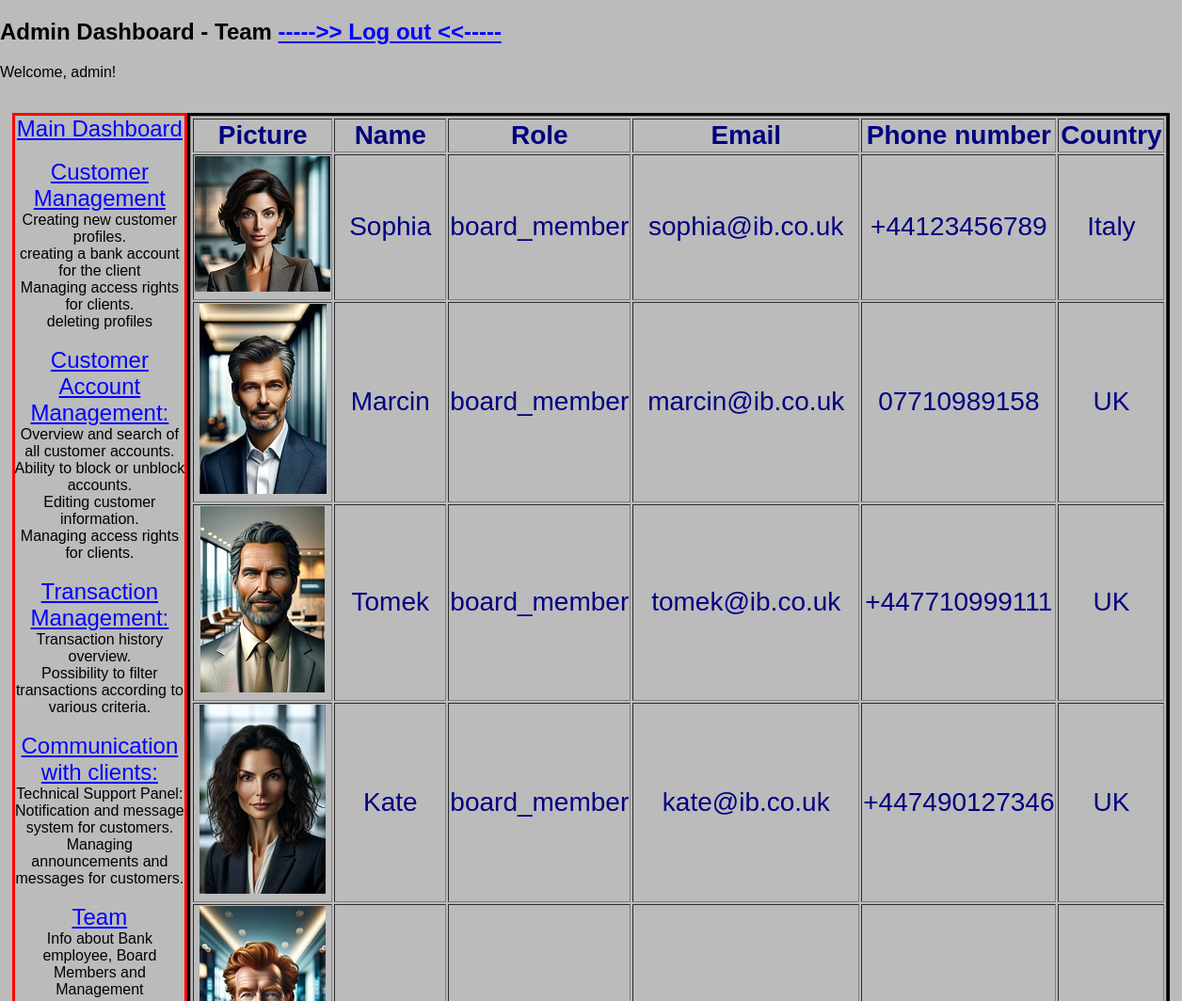
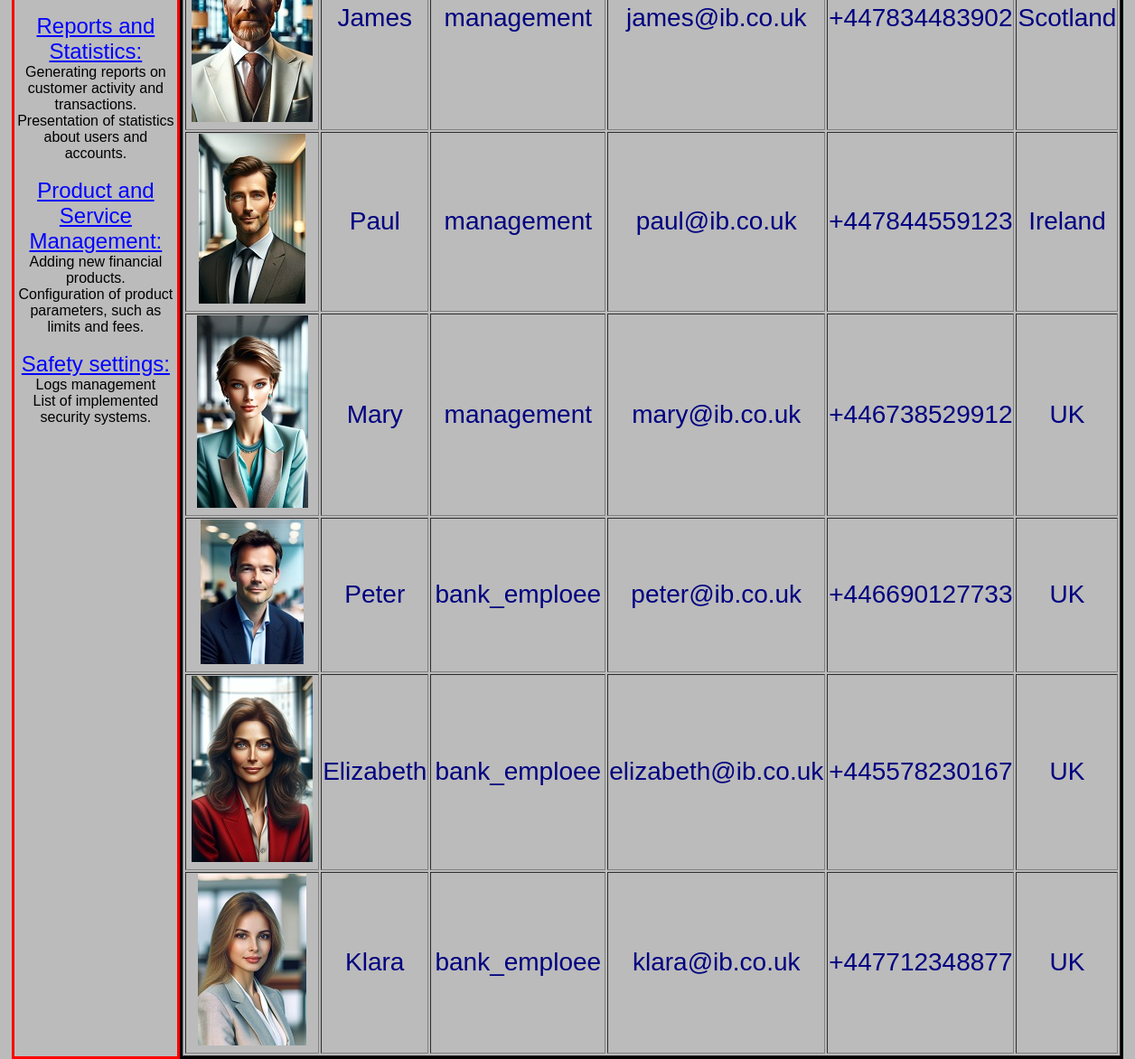
The page /team (signed in) on the database as committed earlier (2 pictures, top to bottom).
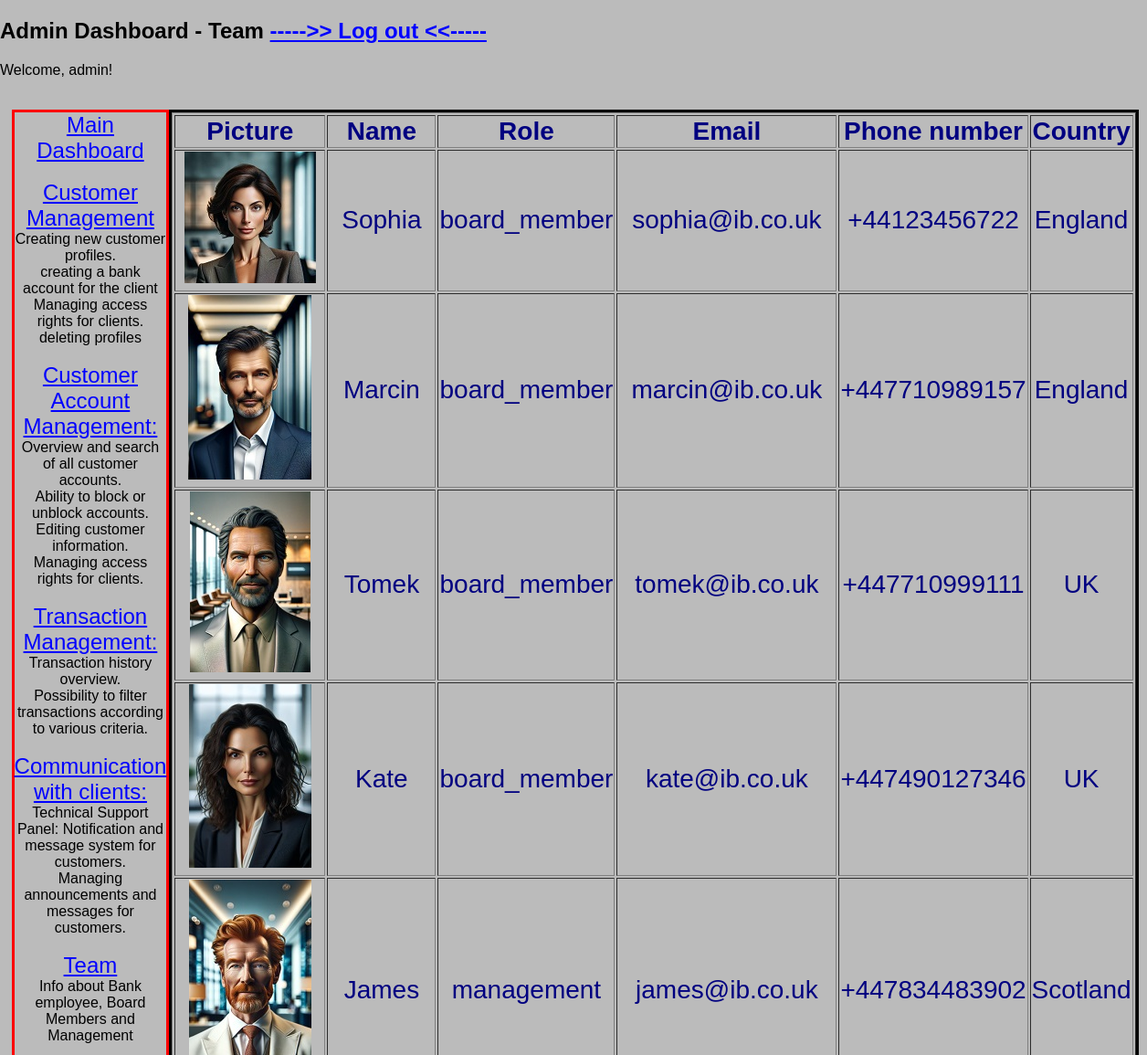
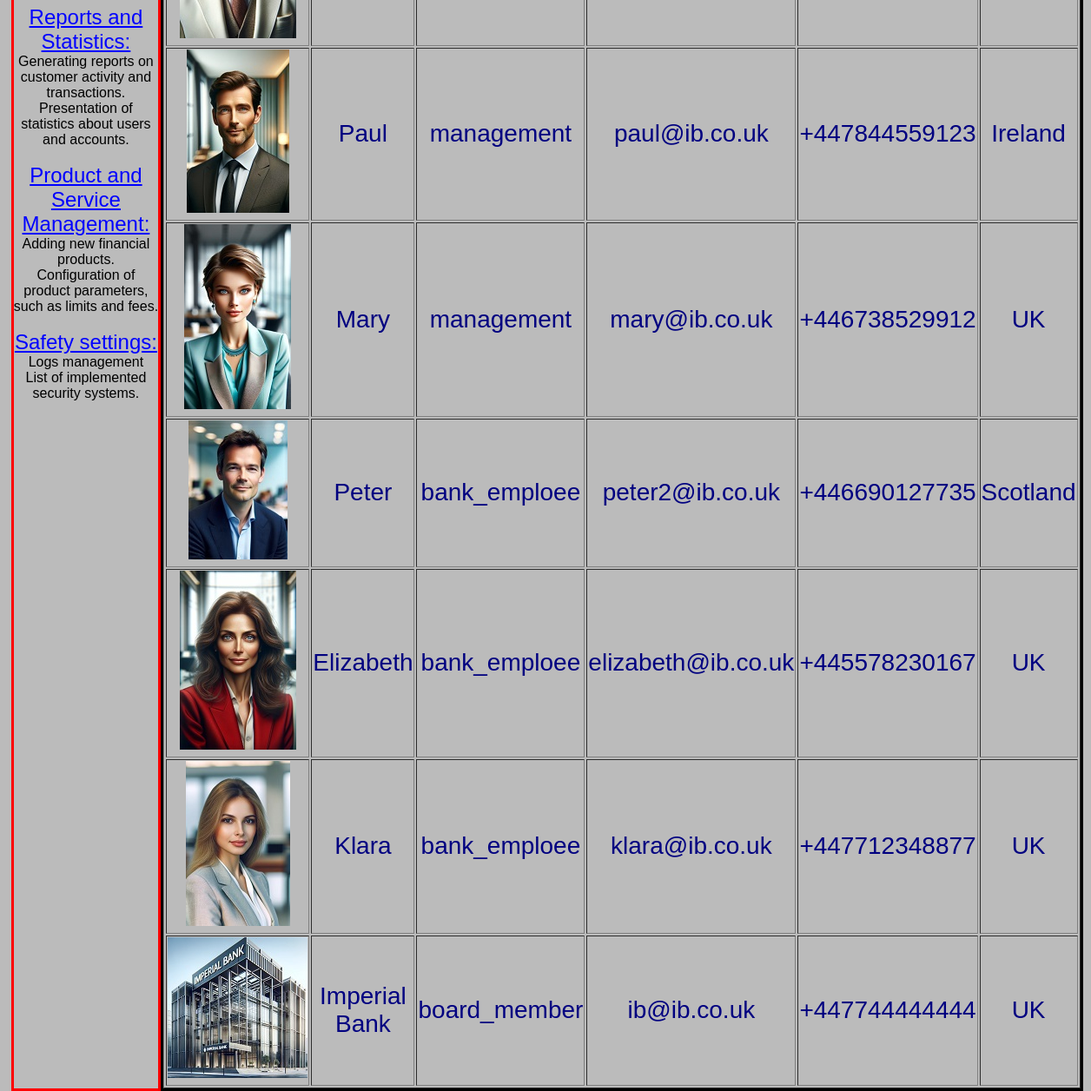
The same page on the database as committed later (2 pictures, top to bottom).
### models/models.py (models this page shows, shortened)
class Users(db.Model, UserMixin):
    id = db.Column(db.Integer, primary_key=True)
    username = db.Column(db.String(50), unique=True, nullable=False)
    password_hash = db.Column(db.String(128), nullable=False)
    role = db.Column(db.String(20), nullable=False, default='client')
    email = db.Column(db.String(120), unique=True, nullable=False)
    phone_number = db.Column(db.String(20), nullable = False)
    country = db.Column(db.String(50))
    transactions = db.relationship('Transaction', backref='user', lazy=True)

### app.py (the view)
@app.route('/team', methods=['GET', 'POST'])
@login_required
@admin_required
def team():
    all_users = Users.query.all()
    return render_template('team.html', all_users=all_users)

### app.py (called while the page is built)
@app.before_request
def initialize_database():
    db.create_all()
    session.permanent = True

@login_manager.user_loader
def load_user(user_id):
    return Users.query.get(int(user_id))

### routes/transfer.py (called while the page is built)
def admin_required(func):
    @wraps(func)
    def decorated_view(*args, **kwargs):
        if not current_user.is_authenticated or current_user.role != 'admin':
            logger.error(f"No access to the resource - {request.path}  '{current_user.username}' ")
            abort(403)
        return func(*args, **kwargs)
    return decorated_view

### templates/team.html (shortened to what this page needs)
{% extends 'base_admin.html' %}
{% block subtitle %} - Team{% endblock %}
{% block content %}
<div class="container3">
    <table border="1" class="large-font-table">
        <thead>
        <tr>
            <th>Picture</th>
            <th>Name</th>
            <th>Role</th>
            <th>Email</th>
            <th>Phone number</th>
            <th>Country</th>
        </tr>
        </thead>
        <tbody>
        {% for user in all_users %}
            {% if user.role in ('board_member', 'management', 'bank_emploee'): %}
                <tr>
                    <td><img src="static/{{ user.username }}.jpg" alt="Obraz użytkownika"></td>
                    <td>{{ user.username }}</td>
                    <td>{{ user.role }}</td>
                    <td>{{ user.email }}</td>
                    <td>{{ user.phone_number }}</td>
                    <td>{{ user.country }}</td>
            {% endif %}
                </tr>
        {% endfor %}
        </tbody>
    </table>
</div>
{% endblock %}

### templates/base_admin.html (shortened to what this page needs)
<!DOCTYPE html>
<html lang="en">
<head>
    <link rel="stylesheet" href="{{ url_for('static', filename='styles_admin.css') }}">
</head>
<body>
    <main>
        <h2>Admin Dashboard  {% block subtitle %}{% endblock %} <a href="{{ url_for('logout') }}" class="link"> ----->> Log out  <<-----</a> <br></h2>
        <p>Welcome, {{ current_user.username }}!</p>  <br>
        <div class="container">
            <div class="left">
            <div>
                <a href="{{ url_for('admin_dashboard_bp.admin_dashboard') }}" class="link">Main Dashboard</a> <br><br>
                <a href="{{ url_for('admin_dashboard_cm') }}" class="link">Customer Management</a> <br>
                Creating new customer profiles.<br>
                creating a bank account for the client<br>
                Managing access rights for clients.<br>
                deleting profiles<br><br>
                <a href="{{ url_for('admin_dashboard_cam') }}" class="link">Customer Account Management:</a> <br>
                Overview and search of all customer accounts.<br>
                Ability to block or unblock accounts.<br>
                Editing customer information.<br>
                Managing access rights for clients.<br><br>
                <a href="{{ url_for('transaction_management') }}" class="link">Transaction Management:</a> <br>
                Transaction history overview.<br>
                Possibility to filter transactions according to various criteria.<br><br>
                <a href="{{ url_for('cwc_bp.cwc') }}" class="link">Communication with clients:</a> <br>
                Technical Support Panel:
                Notification and message system for customers.<br>
                Managing announcements and messages for customers.<br><br>
                <a href="{{ url_for('team') }}" class="link">Team</a> <br>
                Info about Bank employee, Board Members and Management<br><br>
                <a href="{{ url_for('reports_and_statistics_bp.reports_and_statistics') }}" class="link">Reports and Statistics:</a> <br>
                Generating reports on customer activity and transactions.<br>
                Presentation of statistics about users and accounts.<br><br>
                <a href="{{ url_for('products_and_service_management') }}" class="link">Product and Service Management:</a> <br>
                Adding new financial products.<br>
                Configuration of product parameters, such as limits and fees.<br><br>
                <a href="{{ url_for('safety_settings') }}" class="link">Safety settings:</a> <br>
                Logs management <br>
                List of implemented security systems.<br><br>
            </div>
            </div>
            <div class="right">
                {% block content %}
                {% endblock %}
            </div>
        </div>
    </main>
</body>
</html>

### static/styles_admin.css (style rules this page uses)
body { font-family: 'Arial', sans-serif; margin: 0; padding: 0; background-color: #bbb; }
.link { color: blue; font-size: 24px; transition: color 2s ease; }
.container { display: flex; justify-content: space-between; margin: 0 auto; max-width: 98%; }
.left { flex: 1; border-color: red; border-style: solid; text-align: center; }
.right { flex: 4; border-color: black; border-style: solid; text-align: center; }
.container3 { display: flex; justify-content: center; margin: 0 auto; max-width: 98%; font-size: medium; }
.large-font-table { font-size: 28px; font-style: normal; color: navy; }

Rows that differ between the two databases and show on the page:
changed Users "Sophia": phone_number "+44123456789" → "+44123456722"; country "Italy" → "England"
changed Users "Marcin": phone_number "07710989158" → "+447710989157"; country "UK" → "England"
changed Users "Peter": email "peter@ib.co.uk" → "peter2@ib.co.uk"; phone_number "+446690127733" → "+446690127735"; country "UK" → "Scotland"
added Users: username (picture), username "Imperial Bank", role "board_member", email "ib@ib.co.uk", phone_number "+447744444444", country "UK"
